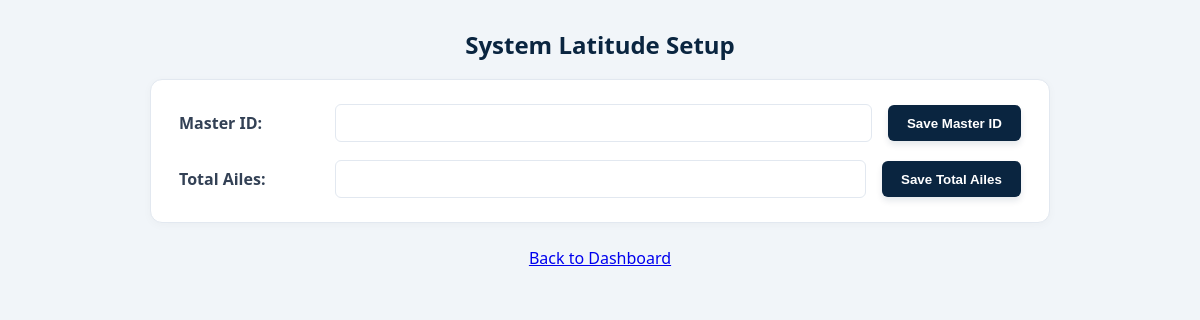
Page /system/setup (signed in) on the earlier database version.
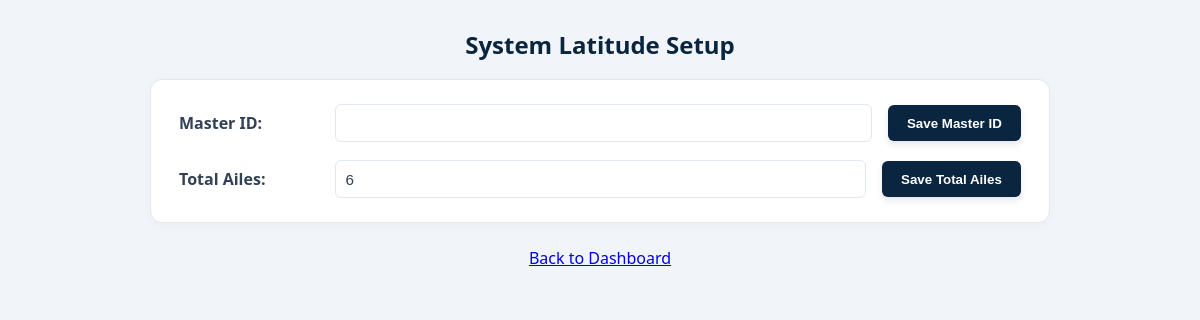
Same page on the later database version.
### Crds/models/models.py (models this page shows)
class RoverConfig(db.Model):
    __tablename__ = 'rover_config'
    id = db.Column(db.Integer, primary_key=True)
    hotel_id = db.Column(db.Integer, db.ForeignKey('hotel.id'), nullable=False)
    total_latitudes = db.Column(db.Integer, nullable=False)
    created_at = db.Column(db.DateTime, default=datetime.utcnow)
    latitudes = db.relationship(
        'LatitudeGPIO',
        backref='system',
        cascade='all, delete',
        lazy=True
    )

### Crds/users.py (the view, shortened to what this page needs)
@users.route("/system/setup", methods=["GET", "POST"])
def configure_system():
    hotel_id = session.get('hotel_id')
    if not hotel_id:
        flash("Please login first.")
        return redirect(url_for("auth.login"))
    hotel = Hotel.query.get_or_404(hotel_id)
    config = RoverConfig.query.filter_by(hotel_id=hotel_id).first()
    print(f"DEBUG: GET request - config = {config}")
    if config:
        print(f"DEBUG: Config total_latitudes = {config.total_latitudes}")
    show_gpio = request.args.get('show_gpio')
    return render_template("system_setup.html", config=config, show_gpio=show_gpio, hotel=hotel)

### Crds/templates/system_setup.html (shortened to what this page needs)
<!DOCTYPE html>
<html lang="en">
<head>
  <link rel="stylesheet" href="{{ url_for('static', filename='css/system_setup.css') }}">
</head>
<body>
<h2>System Latitude Setup</h2>
<div class="setup-container">
  <form method="POST" class="setup-form-body">
    <label>Master ID:</label>
    <input type="text" name="master_id" value="{{ hotel.master_id if hotel and hotel.master_id else '' }}" required>
    <button type="submit">Save Master ID</button>
  </form>
  <form method="POST" class="setup-form-body">
    <label>Total Ailes:</label>
    <input type="number" name="total_latitudes" value="{{ config.total_latitudes if config else '' }}" required>
    <button type="button" id="showGpioBtn">Save Total Ailes</button>
  </form>
</div>
<a href="{{ url_for('users.dashboard') }}" style="display:block;text-align:center;margin:15px;">Back to Dashboard</a>
</body>
</html>

Differences in the rows shown:
added RoverConfig: total_latitudes "6"
